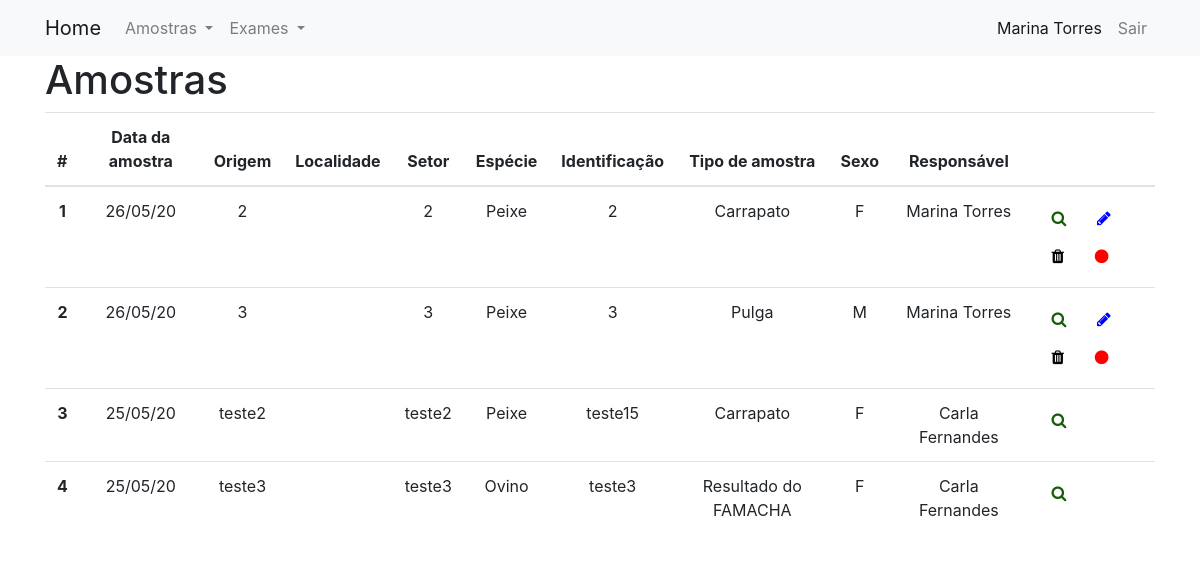
The page / (signed in) on the database as committed earlier.
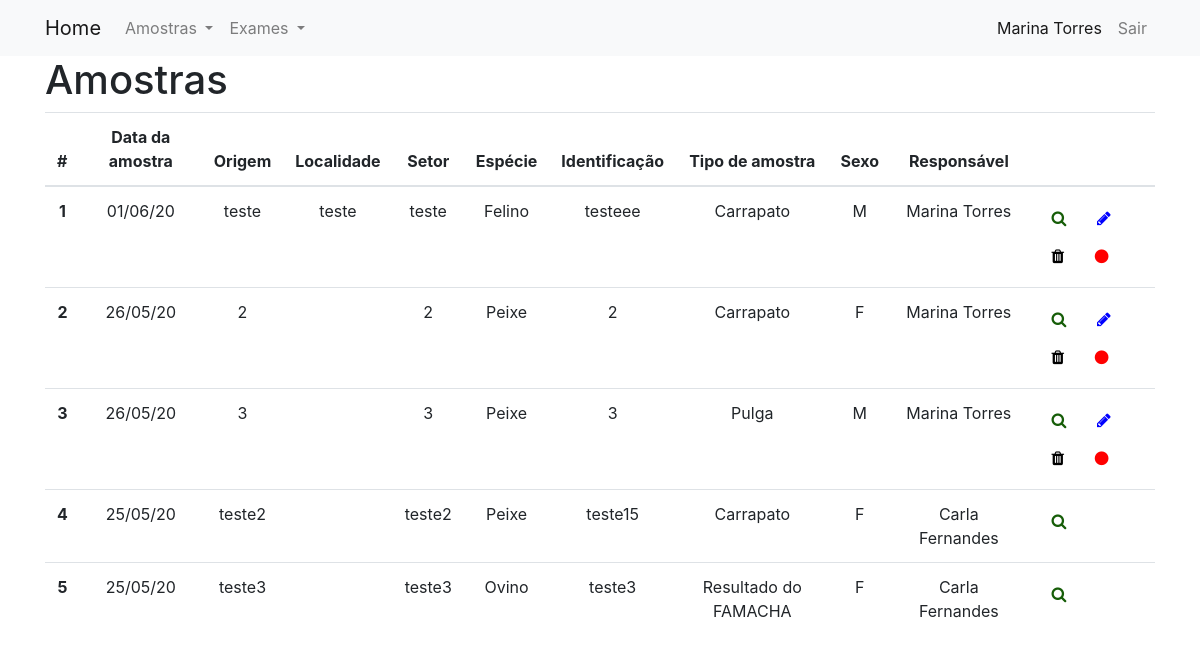
The same page on the database as committed later.
### Amostra/models.py (models this page shows, shortened)
class Amostra(models.Model):
    identificacao = models.CharField(max_length=10)
    origem = models.CharField(max_length=200)
    responsavel = models.ForeignKey(User, on_delete=models.CASCADE, null = True, related_name='amostras')
    localidade = models.CharField(max_length=200, default=' ')
    setor = models.CharField(max_length=200)
    data_coleta = models.DateField(default=date.today)
    tipo_amostra = models.CharField(max_length=2, choices=TIPOS_AMOSTRA, default='OU')
    especie_animal = models.CharField(max_length=2, choices=ESPECIES_ANIMAIS,default='OU')
    sexo_animal = models.CharField(max_length=1, choices=SEXO, default='I')
    status = models.BooleanField(default=True)
    exame = models.ManyToManyField(Exame)
    class Meta:
        ordering = ['-data_coleta','origem','localidade','setor','especie_animal','identificacao','tipo_amostra']

### Amostra/views.py (the view)
# urls.py: path('', views.listar, name='listar'),
@login_required
def listar(request):
	amostras = Amostra.objects.filter(status = True)
	context = {'lista_amostras': amostras, 'titulo': "Amostras", 'amostrasUsuario': False,
               'finalizadas': False, 'paginaRetorno': 'Amostra:listar'}
	return render(request, 'Amostra/listar.html', context)

### Usuario/models.py (called while the page is built)
    def __str__(self):
        return "{} {}".format(self.first_name, self.last_name)

### templates/Amostra/listar.html (shortened to what this page needs)
{% extends "base.html" %}
{% block arquivos_js_css %}
{% load static %}
<link rel="stylesheet" type="text/css" href="{% static 'Amostra/css/list_style.css' %}"/>
{% endblock %}
{% block content %}
	<h1>{{ titulo }}</h1>
	{% if lista_amostras %}
        <table id="amostraDT" class="table" cellspacing="0" width="100%">
          <thead >
            <th scope="col">#</th>
            <th><center>Data da amostra</center></th>
            <th><center>Origem</center></th>
            <th><center>Localidade</center></th>
            <th><center>Setor</center></th>
            <th><center>Espécie</center></th>
            <th><center>Identificação</center></th>
            <th><center>Tipo de amostra</center></th>
            <th><center>Sexo</center></th>
            <th><center>Responsável</center></th>
            <th></th>
          </thead>
            <tbody>
          {% for amostra in lista_amostras %}
              <tr>
                  <th scope="row"><center>{{ forloop.counter }}</center></th>
                  <td><center>{{ amostra.data_coleta|date:"d/m/y" }}</center></td>
                  <td><center>{{ amostra.origem }}</center></td>
                  <td><center>{{ amostra.localidade }}</center></td>
                  <td><center>{{ amostra.setor }}</center></td>
                  <td><center>{{ amostra.get_especie_animal_display }}</center></td>
                  <td><center>{{ amostra.identificacao }}</center></td>
                  <td><center>{{ amostra.get_tipo_amostra_display }}</center></td>
                  <td><center>{{ amostra.sexo_animal }}</center></td>
                  <td><center>{{ amostra.responsavel }}</center></td>
                  <td>
                      <a href="{% url 'amostra:detalhes' pk=amostra.pk %}" class="btn btn-primary-outline" data-toggle="tooltip" title="Detalhes">
                        <i class="fa fa-search" aria-hidden="true" style="color:#165d08"></i>
                      </a>
                      {% if not finalizadas  %}
                          {% if user.is_superuser or amostrasUsuario or amostra.responsavel.pk == user.pk %}
                                <a href="{% url 'amostra:editar' pk=amostra.pk %}?next={{ request.path }}" class="btn btn-warning-outline"
                                        data-toggle="tooltip" title="Editar">
                                    <i class="fa fa-pencil" aria-hidden="true" style="color:blue"></i>
                                </a>
                                <a href="" class="btn btn-danger-outline" data-toggle="modal" data-target="#fm-modal-grid-{{amostra.pk}}"
                                        data-tt="tooltip" title="Deletar">
                                    <i class="fa fa-trash" aria-hidden="true" style="color:black"></i>
                                </a>
                                <a href="" class="btn btn-danger-outline" data-toggle="modal" data-target="#mudar-status-{{amostra.pk}}"
                                    data-tt="tooltip" title="Finalizar amostra">
                                    <i class="fa fa-circle" aria-hidden="true" style="color:red"></i>
                                </a>
                        {% endif %}
                      {% endif %}
                  </td>
              </tr>
          {% endfor %}
          </tbody>
        </table>
      {% else %}
        <p>Não há amostras cadastradas!</p>
      {% endif %}
{% endblock %}

Rows that differ between the two databases and show on the page:
added Amostra: data_coleta "01/06/20", origem "teste", localidade "teste", setor "teste", especie_animal "Felino", identificacao "testeee", tipo_amostra "Carrapato", sexo_animal "M", responsavel "Marina Torres"
